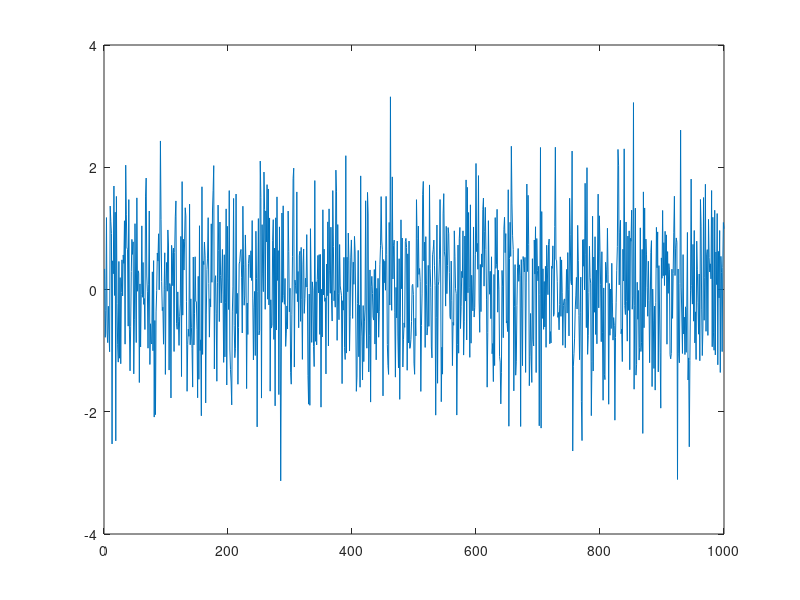
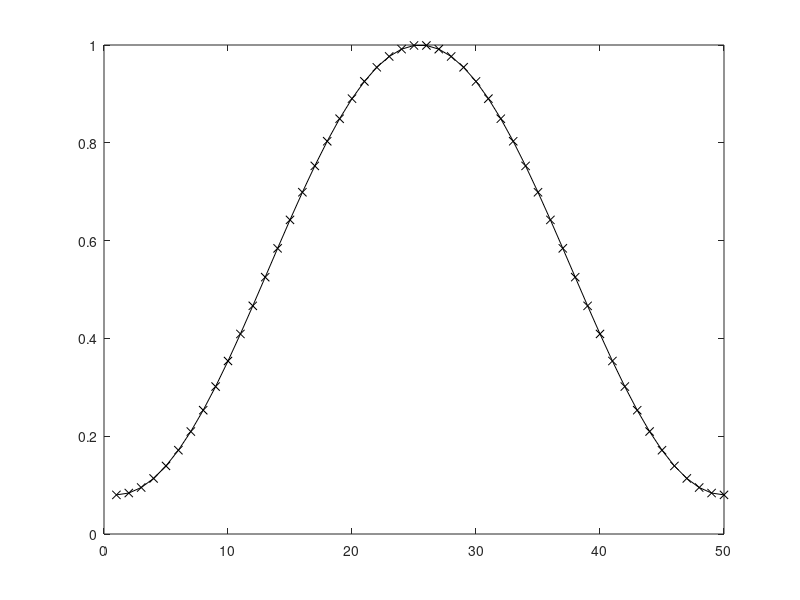
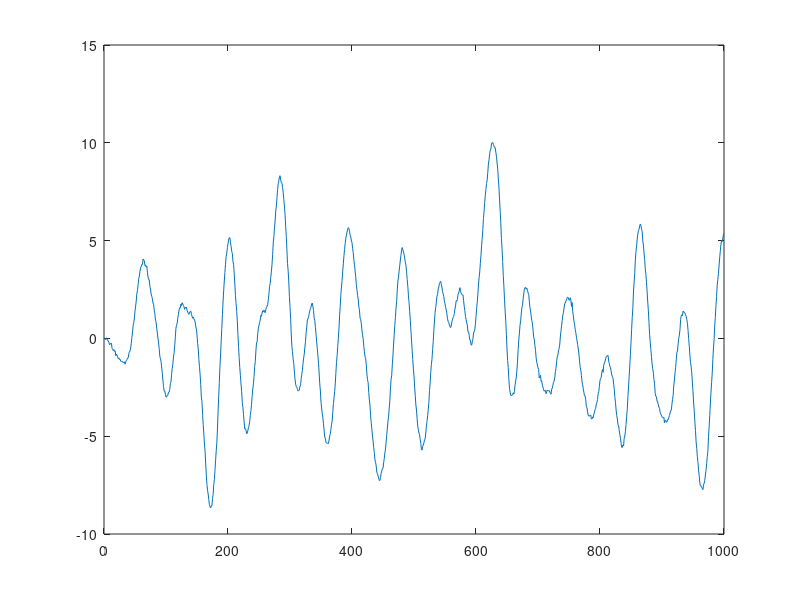
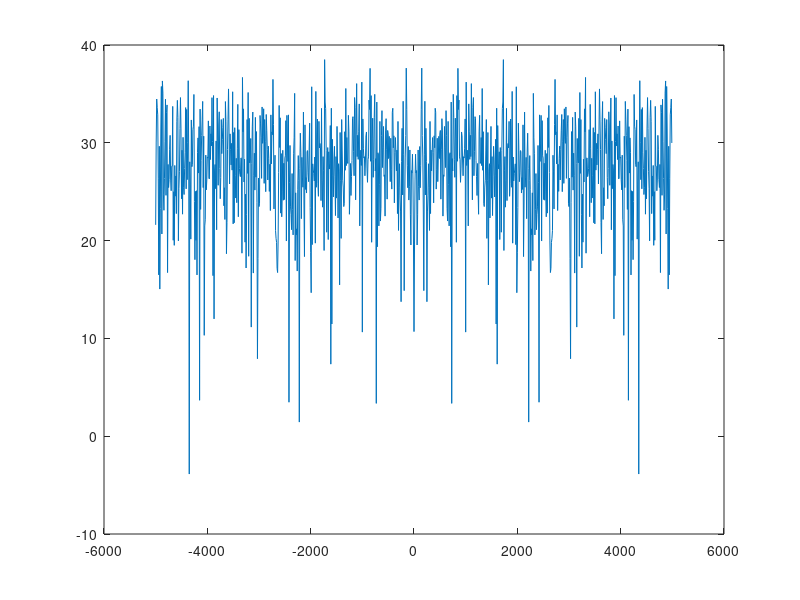

Source code (MATLAB) for these figures, in order:
sig=randn(1000,1);
myFilter=hamming(50);

filtSig=filter(myFilter,1,sig);

figure(1),plot(sig);
figure(2),plot(myFilter,'k-x');
figure(3),plot(filtSig);


%% Fourier analysis
fs=10e3;
Nfft=length(sig);
freqTab=linspace(-0.5,0.5,Nfft+1)*fs; freqTab(end)=[];
fftSig=20*log10(abs(fftshift(fft(sig))));
fftFilter=20*log10(abs(fftshift(fft(myFilter))));
fftFiltSig=20*log10(abs(fftshift(fft(filtSig))));

figure(4),plot(freqTab,fftSig);
%%figure(5), hold off,plot(freqTab,fftFilter);
%%hold on,plot(freqTab,fftFiltSig,"r");

%%2D filtering
sig2D=randn(256,128);
figure(10),image(sig2D);
my2DFilt=ones(1,50);
myFiltSig2D=filter2(my2DFilt,sig2D);
figure(11),image(myFiltSig2D);

